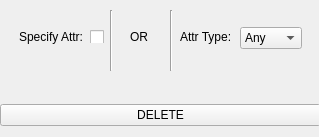
<?xml version="1.0" encoding="UTF-8"?>
<ui version="4.0">
 <class>Form</class>
 <widget class="QWidget" name="Form">
  <property name="geometry">
   <rect>
    <x>0</x>
    <y>0</y>
    <width>319</width>
    <height>137</height>
   </rect>
  </property>
  <property name="windowTitle">
   <string>Form</string>
  </property>
  <widget class="QWidget" name="gridLayoutWidget_2">
   <property name="geometry">
    <rect>
     <x>0</x>
     <y>70</y>
     <width>321</width>
     <height>91</height>
    </rect>
   </property>
   <layout class="QGridLayout" name="gridLayout_2">
    <item row="0" column="0">
     <widget class="QPushButton" name="delete_btn">
      <property name="text">
       <string>DELETE</string>
      </property>
     </widget>
    </item>
   </layout>
  </widget>
  <widget class="QLabel" name="specify_attr_lbl">
   <property name="geometry">
    <rect>
     <x>19</x>
     <y>27</y>
     <width>65</width>
     <height>20</height>
    </rect>
   </property>
   <property name="text">
    <string>Specify Attr:</string>
   </property>
  </widget>
  <widget class="QLabel" name="attr_type_lbl">
   <property name="geometry">
    <rect>
     <x>180</x>
     <y>27</y>
     <width>65</width>
     <height>20</height>
    </rect>
   </property>
   <property name="text">
    <string>Attr Type:  </string>
   </property>
  </widget>
  <widget class="QComboBox" name="attr_type_ddp">
   <property name="geometry">
    <rect>
     <x>240</x>
     <y>27</y>
     <width>65</width>
     <height>20</height>
    </rect>
   </property>
   <property name="sizeAdjustPolicy">
    <enum>QComboBox::AdjustToContents</enum>
   </property>
   <item>
    <property name="text">
     <string>Any</string>
    </property>
   </item>
   <item>
    <property name="text">
     <string>Float</string>
    </property>
   </item>
   <item>
    <property name="text">
     <string>Enum</string>
    </property>
   </item>
  </widget>
  <widget class="QCheckBox" name="specify_attr_checkBx">
   <property name="geometry">
    <rect>
     <x>90</x>
     <y>30</y>
     <width>66</width>
     <height>13</height>
    </rect>
   </property>
   <property name="text">
    <string/>
   </property>
  </widget>
  <widget class="Line" name="line">
   <property name="geometry">
    <rect>
     <x>110</x>
     <y>10</y>
     <width>3</width>
     <height>61</height>
    </rect>
   </property>
   <property name="orientation">
    <enum>Qt::Vertical</enum>
   </property>
  </widget>
  <widget class="Line" name="line_2">
   <property name="geometry">
    <rect>
     <x>170</x>
     <y>10</y>
     <width>3</width>
     <height>61</height>
    </rect>
   </property>
   <property name="orientation">
    <enum>Qt::Vertical</enum>
   </property>
  </widget>
  <widget class="QLabel" name="label">
   <property name="geometry">
    <rect>
     <x>130</x>
     <y>30</y>
     <width>47</width>
     <height>13</height>
    </rect>
   </property>
   <property name="maximumSize">
    <size>
     <width>16777215</width>
     <height>16777212</height>
    </size>
   </property>
   <property name="lineWidth">
    <number>1</number>
   </property>
   <property name="text">
    <string>OR</string>
   </property>
   <property name="textFormat">
    <enum>Qt::AutoText</enum>
   </property>
   <property name="scaledContents">
    <bool>false</bool>
   </property>
   <property name="wordWrap">
    <bool>false</bool>
   </property>
  </widget>
 </widget>
 <resources/>
 <connections/>
</ui>
